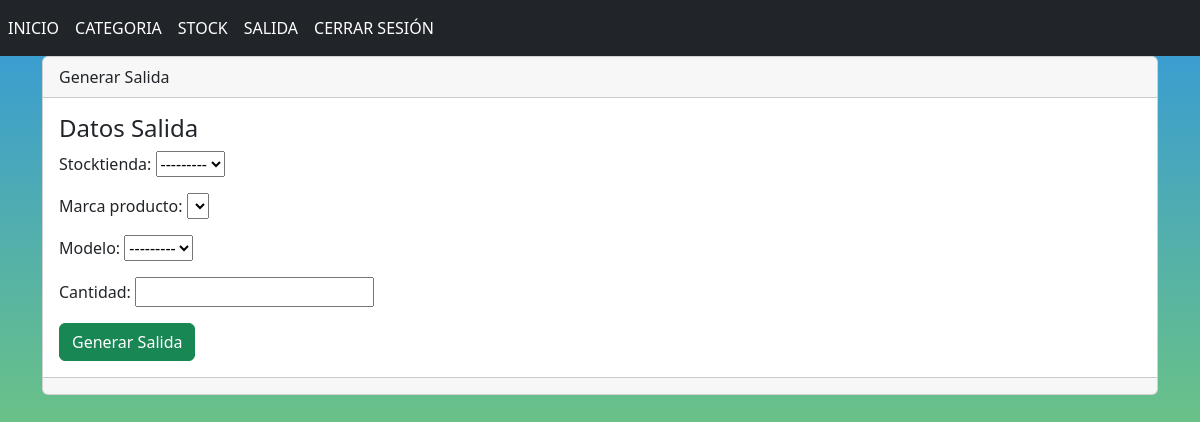
Page /AgregarVenta/ on the earlier database version.
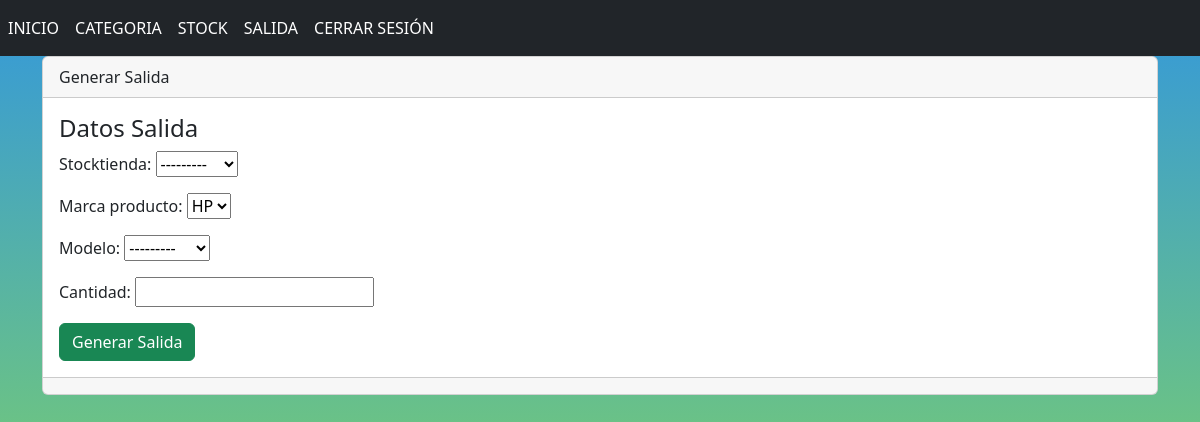
Same page on the later database version.
### stock/models.py (models this page shows)
class StockTienda(models.Model):
    producto = models.ForeignKey(Producto, on_delete=models.CASCADE)
    marca = models.ForeignKey(Marca, on_delete=models.CASCADE)
    modelo = models.ForeignKey(Modelo, on_delete=models.CASCADE)
    tipo = models.ForeignKey(Tipo, on_delete=models.CASCADE)
    precio_compra = models.DecimalField(max_digits=8, decimal_places=2)
    Precio_venta = models.DecimalField(max_digits=8, decimal_places=2)
    stock = models.IntegerField( default=0)
    fecha_registro = models.DateTimeField(auto_now_add=True)
    def __str__(self):
        return f"{self.modelo}"

### venta/views.py (the view)
# urls.py: path('AgregarVenta/',AgregarVenta,name='AgregarVenta'),
def AgregarVenta(request):
    if request.method == 'POST':
        formulario = VentaForm(request.POST)
        if formulario.is_valid():
            venta = formulario.save(commit=False)
            if not venta.save():
                messages.error(request, "No hay suficiente stock del producto para realizar la venta.")
                return redirect('AgregarVenta')  # Redireccionar a la misma página para mostrar el mensaje
            return redirect('ListarVenta')  # Redireccionar a la lista de ventas si la venta fue exitosa
    else:
        formulario = VentaForm()
    contexto = {
        'formulario': formulario,
    }
    return render(request, 'AgregarVenta.html', contexto)

### venta/forms.py
class VentaForm(forms.ModelForm):
    class Meta:
        model = Venta
        fields = '__all__'

### categorias/models.py (called while the page is built)
    def __str__(self):
        return self.N_producto

    def __str__(self):
        return self.N_marca

    def __str__(self):
        return self.N_modelo

### templates/AgregarVenta.html (shortened to what this page needs)
{% extends "base1.html" %}
{% block contenido %}
<div class="card">
    <div class="card-header">
        Generar Salida
    </div>
    <div class="card-body">
        <h4 class="card-title">Datos Salida</h4>
        {% include 'baseVenta.html'%}
    </div>
    <div class="card-footer text-muted">
    </div>
</div>
{% endblock %}

### templates/baseVenta.html (shortened to what this page needs)
<form method="post">
    {{ formulario.as_p }}
    <button type="submit" class="btn btn-success">Generar Salida</button>
</form>

Differences in the rows shown:
added StockTienda: modelo "---------"
Other differences:
form field marca_producto: (not shown) → "HP"
form field modelo: "---------" → (not shown)
